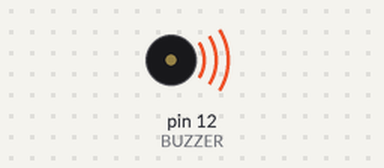
Bench run of a sketch on a simulated Arduino Uno, built with avr-gcc and run on an emulated ATmega328P. Shown: buzzer (waves = sounding).

Above: at 0.1 s.
Timing chart, 0 to 40.0 s (numbered marks = the images above):
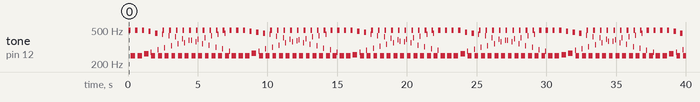

The sketch:

ActiveBuzzer.ino
```cpp
/*
 * Active Buzzer
 *
 * Create sounds using active buzzer.
 *
 */

// PINS
#define BUZZER (12)

void setup() {
  pinMode(BUZZER, OUTPUT);
}

void loop() {
  // generate a square wave
  // with 1 millisecond period.
  for (int i=0; i<80; i++) {
    digitalWrite(BUZZER, HIGH);
    delay(1);
    digitalWrite(BUZZER, LOW);
    delay(1);
  }

  // generate a square wave
  // with 2 milliseconds period.
  for (int i=0; i<80; i++) {
    digitalWrite(BUZZER, HIGH);
    delay(2);
    digitalWrite(BUZZER, LOW);
    delay(2);
  }
}
```

Measured:
- by itself, tone on pin 12 (BUZZER): plays 496 Hz for 0.16 s, 249 Hz for 0.32 s, 496 Hz for 0.16 s, 249 Hz for 0.32 s, 496 Hz for 0.16 s, 262 Hz for 0.32 s … (280 notes in this stretch)
